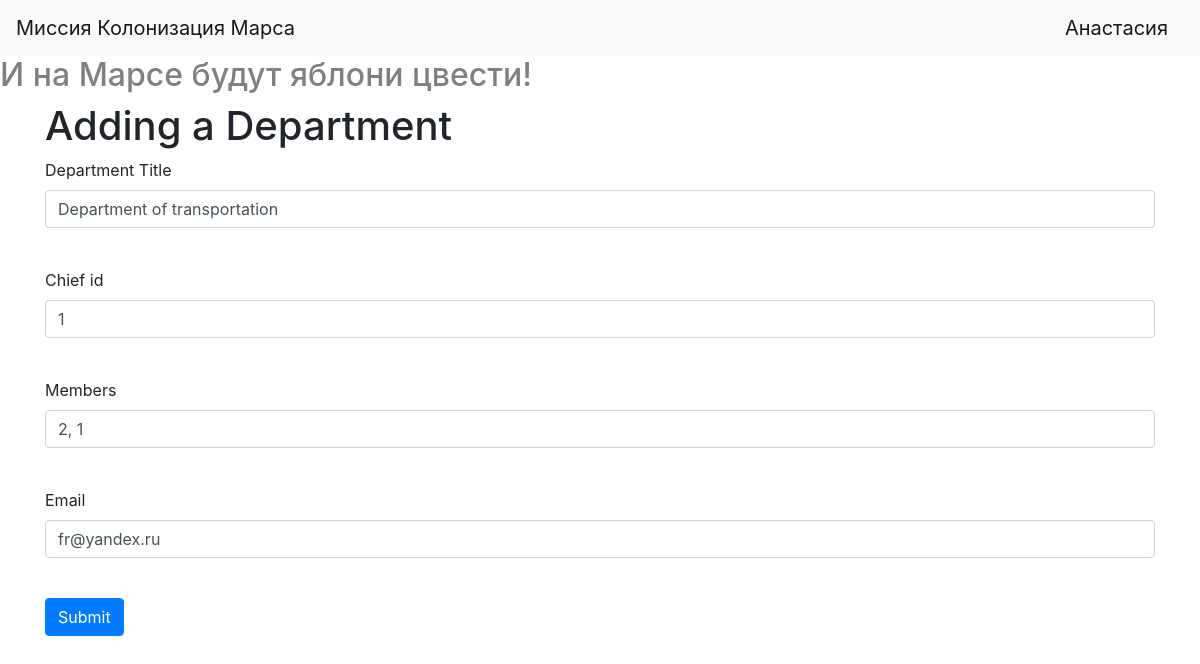
Page /departments/1 (signed in) on the committed database.
### data/users.py (models this page shows, shortened)
class User(SqlAlchemyBase, UserMixin):
    __tablename__ = 'users'
    id = sqlalchemy.Column(sqlalchemy.Integer,
                           primary_key=True, autoincrement=True)
    name = sqlalchemy.Column(sqlalchemy.String, nullable=True)
    surname = sqlalchemy.Column(sqlalchemy.String, nullable=True)
    age = sqlalchemy.Column(sqlalchemy.Integer, nullable=True)
    position = sqlalchemy.Column(sqlalchemy.String, nullable=True)
    speciality = sqlalchemy.Column(sqlalchemy.String, nullable=True)
    address = sqlalchemy.Column(sqlalchemy.String, nullable=True)
    about = sqlalchemy.Column(sqlalchemy.String, nullable=True)
    email = sqlalchemy.Column(sqlalchemy.String,
                              index=True, unique=True, nullable=True)
    hashed_password = sqlalchemy.Column(sqlalchemy.String, nullable=True)
    created_date = sqlalchemy.Column(sqlalchemy.DateTime,
                                     default=datetime.datetime.now)
    jobs = orm.relation("Jobs", back_populates='user')
    departments = orm.relation("Department", back_populates='boss')

### data/departments.py (models this page shows)
class Department(SqlAlchemyBase):
    __tablename__ = 'departments'
    id = sqlalchemy.Column(sqlalchemy.Integer,
                           primary_key=True, autoincrement=True)
    title = sqlalchemy.Column(sqlalchemy.String, nullable=True)
    chief = sqlalchemy.Column(sqlalchemy.Integer,
                              sqlalchemy.ForeignKey("users.id"))
    boss = orm.relation('User')
    members = sqlalchemy.Column(sqlalchemy.String, nullable=True)
    email = sqlalchemy.Column(sqlalchemy.String,
                              index=True, unique=True, nullable=True)

### main.py (the view, shortened to what this page needs)
@app.route('/departments/<int:id>', methods=['GET', 'POST'])
@login_required
def edit_departments(id):
    form = DepartmentForm()
    if request.method == "GET":
        db_sess = create_session()
        department = db_sess.query(Department).filter(Department.id == id,
                                                      Department.chief == current_user.id).first()
        if department:
            form.title.data = department.title
            form.chief.data = department.chief
            form.members.data = department.members
            form.email.data = department.email
        else:
            abort(404)
    return render_template('add_department.html', title='Editing a Department', form=form)

### main.py
class DepartmentForm(FlaskForm):
    title = StringField('Department Title')
    chief = StringField('Chief id')
    members = StringField('Members')
    email = StringField('Email')
    submit = SubmitField('Submit')

### data/db_session.py (called while the page is built)
def create_session() -> Session:
    global __factory
    return __factory()

### main.py (called while the page is built)
@login_manager.user_loader
def load_user(user_id):
    db_sess = create_session()
    return db_sess.query(User).get(user_id)

### templates/add_department.html (shortened to what this page needs)
{% extends "base.html" %}
{% block content %}
<h1>Adding a Department</h1>
<form action="" method="post">
    <p>
        {{ form.title.label }}<br>
        {{ form.title(class="form-control") }}<br>
    </p>
    <p>
        {{ form.chief.label }}<br>
        {{ form.chief(class="form-control") }}<br>
    </p>
    <p>
        {{ form.members.label }}<br>
        {{ form.members(class="form-control") }}<br>
    </p>
    <p>
        {{ form.email.label }}<br>
        {{ form.email(class="form-control") }}<br>
    </p>
    <p>{{ form.submit(type="submit", class="btn btn-primary") }}</p>
</form>
{% endblock %}

### templates/base.html (shortened to what this page needs)
<!doctype html>
<html lang="en">
<head>
    <link rel="stylesheet"
          href="https://stackpath.bootstrapcdn.com/bootstrap/4.4.1/css/bootstrap.min.css"
>
</head>
<body>
<header>
    <nav class="navbar navbar-light bg-light">
        <a class="navbar-brand" href="#">Миссия Колонизация Марса</a>
        {% if current_user.is_authenticated %}
    <a class="navbar-brand" href="/logout">{{ current_user.name }}</a>
{% else %}
    <p>
        <a class="btn btn-primary " href="/register">Зарегистрироваться</a>
        <a class="btn btn-success" href="/login">Войти</a>
    </p>
{% endif %}
    </nav>
    <h2>И на Марсе будут яблони цвести!</h2>
</header>
<main role="main" class="container">
    {% block content %}{% endblock %}
</main>
</body>
</html>

### templates/base.html (style rules this page uses)
h2 { color: #808080; }

### rows in the picture
User: name "Анастасия"
Department: title "Department of transportation", chief "1", members "2, 1", email "fr@yandex.ru"
